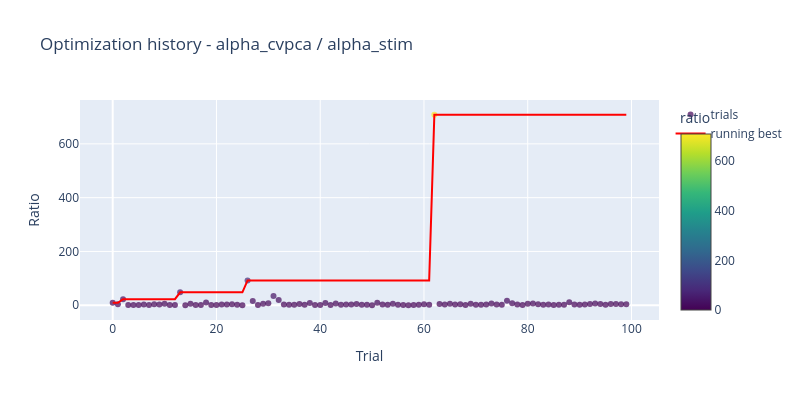
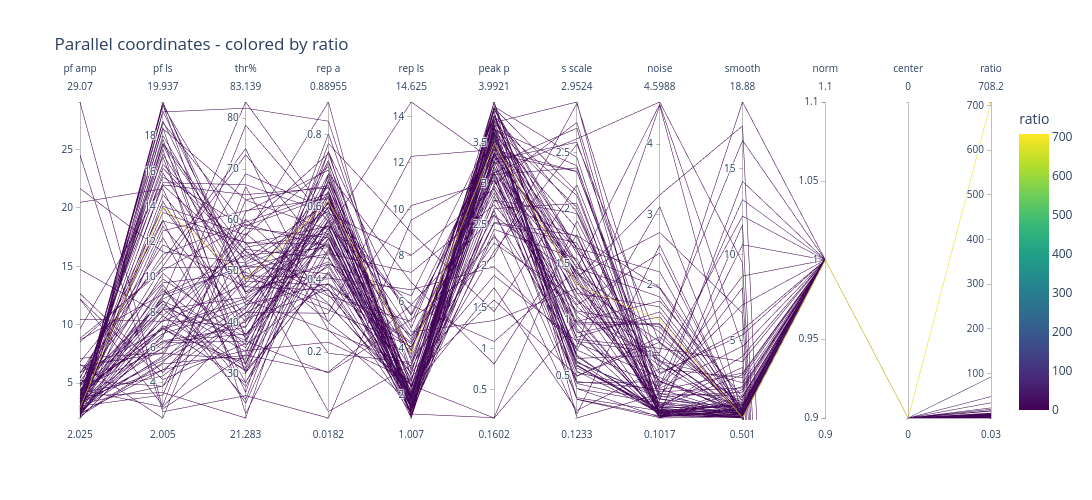

Notebook source saved alongside these figures, in order:
### Code cell
figs = plot_study(study)
figs["history"].show()
figs["parallel"].show()

### Figure 1 — Plotly figure (JSON) as saved in the notebook; plotly's stock layout.template omitted (floating-point values rounded to 4 significant figures)
{"data": [{"hoverinfo": "text", "marker": {"color": [8.909, 3.513, 22.68, 1.012, 1.03, 0.9773, 2.756, 0.9649, 3.33, 2.382, 5.172, 1.07, 1.282, 48.06, 0.2503, 5.349, 0.7459, 1.083, 9.812, 1.064, 1.098, 2.868, 3.052, 3.959, 1.514, 0.0805, 92.18, 15.44, 0.9725, 5.72, 7.159, 34.13, 19.57, 3.025, 1.629, 1.633, 4.743, 1.913, 8.745, 0.5373, 1.363, 8.789, 1.304, 6.446, 1.645, 2.875, 2.704, 4.471, 2.163, 1.965, 0.07424, 9.37, 2.727, 1.799, 5.826, 1.665, 1.03, 0.03162, 1.399, 2.08, 3.356, 1.733, 708.2, 5.116, 2.586, 5.209, 2.465, 4.032, 1.078, 5.176, 2.148, 1.829, 2.408, 6.526, 2.496, 1.595, 16.48, 7.924, 2.91, 1.389, 5.351, 6.639, 3.639, 1.89, 2.875, 1.422, 2.126, 1.552, 11.08, 2.754, 1.633, 2.629, 5.071, 6.926, 4.422, 2.351, 5.09, 5.101, 3.944, 4.2], "colorbar": {"title": {"text": "ratio"}}, "colorscale": [[0, "#440154"], [0.1111, "#482878"], [0.2222, "#3e4989"], [0.3333, "#31688e"], [0.4444, "#26828e"], [0.5556, "#1f9e89"], [0.6667, "#35b779"], [0.7778, "#6ece58"], [0.8889, "#b5de2b"], [1, "#fde725"]], "opacity": 0.7, "showscale": true, "size": 6}, "mode": "markers", "name": "trials", "text": ["trial=0  ratio=8.9085<br>a_cv=4.315  a_st=0.683<br>pf_amp=8.84  ls=10.38  thr=59.2<br>rep_a=0.49  rep_ls=3.15<br>peak_p=2.62  s_scale=1.37<br>noise=3.27  smooth=17.49  norm=False  center=False", "trial=1  ratio=3.5131<br>a_cv=4.663  a_st=0.277<br>pf_amp=24.53  ls=2.36  thr=25.7<br>rep_a=0.02  rep_ls=9.53<br>peak_p=3.13  s_scale=2.62<br>noise=4.60  smooth=9.53  norm=False  center=False", "trial=2  ratio=22.6815<br>a_cv=2.990  a_st=0.100<br>pf_amp=2.95  ls=17.61  thr=53.9<br>rep_a=0.37  rep_ls=2.05<br>peak_p=3.12  s_scale=1.42<br>noise=0.92  smooth=0.54  norm=True  center=False", "trial=3  ratio=1.0115<br>a_cv=1.277  a_st=1.795<br>pf_amp=12.67  ls=4.58  thr=48.4<br>rep_a=0.63  rep_ls=1.18<br>peak_p=2.70  s_scale=2.04<br>noise=0.23  smooth=0.80  norm=False  center=True", "trial=4  ratio=1.0296<br>a_cv=0.932  a_st=0.905<br>pf_amp=29.07  ls=2.53  thr=33.6<br>rep_a=0.15  rep_ls=5.86<br>peak_p=1.09  s_scale=1.45<br>noise=0.26  smooth=0.90  norm=False  center=False", "trial=5  ratio=0.9773<br>a_cv=2.330  a_st=2.524<br>pf_amp=5.43  ls=13.24  thr=26.3<br>rep_a=0.75  rep_ls=1.30<br>peak_p=3.91  s_scale=1.46<br>noise=4.57  smooth=4.66  norm=True  center=True", "trial=6  ratio=2.7557<br>a_cv=2.431  a_st=1.580<br>pf_amp=4.46  ls=2.63  thr=40.7<br>rep_a=0.37  rep_ls=1.19<br>peak_p=2.80  s_scale=1.74<br>noise=0.28  smooth=3.45  norm=False  center=True", "trial=7  ratio=0.9649<br>a_cv=1.851  a_st=1.919<br>pf_amp=12.19  ls=2.71  thr=66.6<br>rep_a=0.26  rep_ls=1.64<br>peak_p=2.39  s_scale=0.16<br>noise=2.56  smooth=0.51  norm=True  center=False", "trial=8  ratio=3.3296<br>a_cv=3.093  a_st=1.644<br>pf_amp=3.92  ls=7.54  thr=58.5<br>rep_a=0.52  rep_ls=1.83<br>peak_p=3.82  s_scale=1.40<br>noise=2.74  smooth=6.60  norm=False  center=False", "trial=9  ratio=2.3820<br>a_cv=4.265  a_st=2.208<br>pf_amp=9.65  ls=15.23  thr=65.0<br>rep_a=0.65  rep_ls=3.89<br>peak_p=3.83  s_scale=1.97<br>noise=0.52  smooth=4.68  norm=False  center=True", "trial=10  ratio=5.1719<br>a_cv=1.501  a_st=0.597<br>pf_amp=2.11  ls=19.37  thr=81.9<br>rep_a=0.84  rep_ls=2.79<br>peak_p=1.59  s_scale=0.50<br>noise=1.18  smooth=1.34  norm=True  center=False", "trial=11  ratio=1.0700<br>a_cv=3.031  a_st=2.834<br>pf_amp=2.22  ls=8.97  thr=51.1<br>rep_a=0.42  rep_ls=2.97<br>peak_p=1.89  s_scale=0.81<br>noise=1.03  smooth=18.88  norm=True  center=False", "trial=12  ratio=1.2817<br>a_cv=0.380  a_st=0.303<br>pf_amp=6.82  ls=10.97  thr=74.0<br>rep_a=0.28  rep_ls=2.42<br>peak_p=0.16  s_scale=0.99<br>noise=1.77  smooth=1.75  norm=True  center=False", "trial=13  ratio=48.0627<br>a_cv=1.466  a_st=0.518<br>pf_amp=3.17  ls=5.40  thr=43.4<br>rep_a=0.55  rep_ls=4.52<br>peak_p=3.11  s_scale=2.36<br>noise=0.56  smooth=13.20  norm=True  center=False", "trial=14  ratio=0.2503<br>a_cv=0.473  a_st=1.955<br>pf_amp=3.29  ls=5.27  thr=41.8<br>rep_a=0.60  rep_ls=5.42<br>peak_p=3.23  s_scale=2.72<br>noise=0.11  smooth=2.15  norm=True  center=False", "trial=15  ratio=5.3491<br>a_cv=5.185  a_st=0.615<br>pf_amp=3.20  ls=3.82  thr=41.9<br>rep_a=0.31  rep_ls=12.28<br>peak_p=3.42  s_scale=2.33<br>noise=0.57  smooth=8.76  norm=True  center=False", "trial=16  ratio=0.7459<br>a_cv=-0.047  a_st=0.853<br>pf_amp=2.63  ls=6.26  thr=36.3<br>rep_a=0.14  rep_ls=5.26<br>peak_p=2.12  s_scale=2.94<br>noise=0.82  smooth=12.24  norm=True  center=False", "trial=17  ratio=1.0832<br>a_cv=1.863  a_st=1.788<br>pf_amp=5.24  ls=3.81  thr=54.7<br>rep_a=0.53  rep_ls=2.12<br>peak_p=3.36  s_scale=2.33<br>noise=0.50  smooth=3.11  norm=True  center=False", "trial=18  ratio=9.8120<br>a_cv=3.258  a_st=0.675<br>pf_amp=2.93  ls=19.88  thr=48.1<br>rep_a=0.39  rep_ls=4.20<br>peak_p=2.94  s_scale=0.98<br>noise=1.45  smooth=0.50  norm=True  center=True", "trial=19  ratio=1.0635<br>a_cv=2.222  a_st=2.089<br>pf_amp=5.91  ls=7.04  thr=31.9<br>rep_a=0.78  rep_ls=9.00<br>peak_p=1.45  s_scale=2.21<br>noise=0.37  smooth=1.11  norm=True  center=False", "trial=20  ratio=1.0984<br>a_cv=1.158  a_st=1.055<br>pf_amp=3.91  ls=3.45  thr=21.3<br>rep_a=0.69  rep_ls=6.85<br>peak_p=0.81  s_scale=1.76<br>noise=0.13  smooth=2.35  norm=True  center=False", "trial=21  ratio=2.8685<br>a_cv=2.992  a_st=0.468<br>pf_amp=2.97  ls=16.98  thr=47.0<br>rep_a=0.37  rep_ls=4.05<br>peak_p=3.05  s_scale=0.85<br>noise=1.61  smooth=0.50  norm=True  center=True", "trial=22  ratio=3.0516<br>a_cv=2.338  a_st=0.591<br>pf_amp=2.03  ls=19.94  thr=45.6<br>rep_a=0.45  rep_ls=4.53<br>peak_p=2.35  s_scale=1.08<br>noise=1.40  smooth=0.73  norm=True  center=True", "trial=23  ratio=3.9588<br>a_cv=4.467  a_st=0.675<br>pf_amp=4.16  ls=13.19  thr=55.7<br>rep_a=0.20  rep_ls=3.41<br>peak_p=3.58  s_scale=1.18<br>noise=0.84  smooth=0.64  norm=True  center=True", "trial=24  ratio=1.5136<br>a_cv=2.098  a_st=1.415<br>pf_amp=2.63  ls=15.36  thr=67.0<br>rep_a=0.58  rep_ls=8.02<br>peak_p=2.94  s_scale=0.44<br>noise=0.62  smooth=1.21  norm=True  center=True", "trial=25  ratio=0.0805<br>a_cv=0.212  a_st=-0.324<br>pf_amp=2.73  ls=5.51  thr=60.2<br>rep_a=0.36  rep_ls=2.40<br>peak_p=2.53  s_scale=1.76<br>noise=1.96  smooth=1.48  norm=True  center=True", "trial=26  ratio=92.1758<br>a_cv=4.274  a_st=0.801<br>pf_amp=3.50  ls=8.77  thr=51.4<br>rep_a=0.53  rep_ls=1.68<br>peak_p=3.59  s_scale=0.62<br>noise=0.41  smooth=0.93  norm=True  center=True", "trial=27  ratio=15.4380<br>a_cv=3.906  a_st=0.491<br>pf_amp=4.77  ls=8.63  thr=37.3<br>rep_a=0.56  rep_ls=1.62<br>peak_p=3.68  s_scale=0.60<br>noise=0.18  smooth=0.98  norm=True  center=False", "trial=28  ratio=0.9725<br>a_cv=0.761  a_st=0.801<br>pf_amp=3.65  ls=10.62  thr=72.8<br>rep_a=0.46  rep_ls=1.03<br>peak_p=3.99  s_scale=0.12<br>noise=0.45  smooth=1.77  norm=True  center=True", "trial=29  ratio=5.7203<br>a_cv=5.053  a_st=0.048<br>pf_amp=8.70  ls=9.03  thr=53.1<br>rep_a=0.49  rep_ls=1.96<br>peak_p=3.48  s_scale=1.20<br>noise=0.35  smooth=14.26  norm=True  center=False", "trial=30  ratio=7.1593<br>a_cv=6.764  a_st=1.563<br>pf_amp=6.62  ls=2.00  thr=61.7<br>rep_a=0.70  rep_ls=1.44<br>peak_p=3.29  s_scale=2.59<br>noise=0.74  smooth=5.34  norm=True  center=False", "trial=31  ratio=34.1347<br>a_cv=3.852  a_st=0.620<br>pf_amp=4.78  ls=8.31  thr=36.5<br>rep_a=0.56  rep_ls=1.56<br>peak_p=3.65  s_scale=0.59<br>noise=0.17  smooth=1.01  norm=True  center=False", "trial=32  ratio=19.5728<br>a_cv=4.112  a_st=0.168<br>pf_amp=2.42  ls=7.24  thr=30.8<br>rep_a=0.54  rep_ls=1.53<br>peak_p=3.58  s_scale=0.69<br>noise=0.17  smooth=0.68  norm=True  center=False", "trial=33  ratio=3.0247<br>a_cv=4.967  a_st=1.697<br>pf_amp=3.65  ls=4.73  thr=42.7<br>rep_a=0.64  rep_ls=2.42<br>peak_p=3.14  s_scale=0.43<br>noise=0.33  smooth=0.94  norm=True  center=False", "trial=34  ratio=1.6287<br>a_cv=5.255  a_st=3.269<br>pf_amp=5.02  ls=6.33  thr=37.7<br>rep_a=0.44  rep_ls=1.80<br>peak_p=2.68  s_scale=0.30<br>noise=0.20  smooth=0.67  norm=False  center=False", "trial=35  ratio=1.6326<br>a_cv=4.236  a_st=2.803<br>pf_amp=21.67  ls=11.43  thr=51.6<br>rep_a=0.04  rep_ls=3.29<br>peak_p=3.72  s_scale=1.65<br>noise=0.99  smooth=0.84  norm=True  center=False", "trial=36  ratio=4.7428<br>a_cv=5.810  a_st=-0.277<br>pf_amp=3.33  ls=12.25  thr=28.3<br>rep_a=0.49  rep_ls=1.41<br>peak_p=2.80  s_scale=1.95<br>noise=0.41  smooth=8.08  norm=False  center=False", "trial=37  ratio=1.9127<br>a_cv=3.178  a_st=1.893<br>pf_amp=4.42  ls=8.14  thr=44.9<br>rep_a=0.61  rep_ls=1.08<br>peak_p=3.17  s_scale=1.25<br>noise=0.26  smooth=3.02  norm=True  center=True", "trial=38  ratio=8.7452<br>a_cv=4.825  a_st=0.783<br>pf_amp=5.93  ls=9.67  thr=49.8<br>rep_a=0.33  rep_ls=2.15<br>peak_p=3.47  s_scale=0.80<br>noise=0.68  smooth=0.60  norm=False  center=False", "trial=39  ratio=0.5373<br>a_cv=0.702  a_st=0.432<br>pf_amp=7.14  ls=5.70  thr=56.9<br>rep_a=0.89  rep_ls=1.30<br>peak_p=2.45  s_scale=1.55<br>noise=0.29  smooth=1.07  norm=True  center=True", "trial=40  ratio=1.3627<br>a_cv=1.443  a_st=0.468<br>pf_amp=2.41  ls=4.74  thr=34.5<br>rep_a=0.23  rep_ls=2.62<br>peak_p=3.92  s_scale=2.15<br>noise=0.16  smooth=11.75  norm=False  center=False", "trial=41  ratio=8.7888<br>a_cv=3.976  a_st=0.278<br>pf_amp=2.51  ls=7.12  thr=28.2<br>rep_a=0.54  rep_ls=1.61<br>peak_p=3.63  s_scale=0.67<br>noise=0.21  smooth=0.78  norm=True  center=False", "trial=42  ratio=1.3035<br>a_cv=4.648  a_st=3.581<br>pf_amp=2.27  ls=7.79  thr=30.5<br>rep_a=0.42  rep_ls=1.28<br>peak_p=3.71  s_scale=0.29<br>noise=0.13  smooth=0.61  norm=True  center=False", "trial=43  ratio=6.4462<br>a_cv=4.398  a_st=0.846<br>pf_amp=3.39  ls=6.38  thr=39.0<br>rep_a=0.69  rep_ls=1.93<br>peak_p=2.85  s_scale=0.63<br>noise=0.15  smooth=0.86  norm=True  center=False", "trial=44  ratio=1.6450<br>a_cv=4.618  a_st=2.839<br>pf_amp=2.83  ls=9.59  thr=24.2<br>rep_a=0.57  rep_ls=1.47<br>peak_p=3.08  s_scale=0.29<br>noise=0.11  smooth=1.58  norm=True  center=False", "trial=45  ratio=2.8746<br>a_cv=3.830  a_st=1.661<br>pf_amp=3.98  ls=7.15  thr=44.7<br>rep_a=0.50  rep_ls=1.14<br>peak_p=3.39  s_scale=0.90<br>noise=0.18  smooth=1.26  norm=True  center=False", "trial=46  ratio=2.7037<br>a_cv=5.472  a_st=2.448<br>pf_amp=20.48  ls=15.02  thr=31.8<br>rep_a=0.64  rep_ls=1.72<br>peak_p=3.83  s_scale=1.34<br>noise=0.25  smooth=4.09  norm=True  center=False", "trial=47  ratio=4.4712<br>a_cv=4.194  a_st=0.971<br>pf_amp=12.21  ls=4.18  thr=35.9<br>rep_a=0.75  rep_ls=4.88<br>peak_p=3.61  s_scale=0.66<br>noise=0.99  smooth=0.74  norm=True  center=False", "trial=48  ratio=2.1635<br>a_cv=3.904  a_st=1.908<br>pf_amp=3.04  ls=3.30  thr=64.0<br>rep_a=0.54  rep_ls=14.62<br>peak_p=3.27  s_scale=0.53<br>noise=0.48  smooth=2.25  norm=True  center=True", "trial=49  ratio=1.9653<br>a_cv=1.759  a_st=0.930<br>pf_amp=2.31  ls=5.14  thr=49.1<br>rep_a=0.40  rep_ls=6.53<br>peak_p=1.99  s_scale=0.76<br>noise=4.55  smooth=0.59  norm=False  center=False", "trial=50  ratio=0.0742<br>a_cv=-0.546  a_st=-0.087<br>pf_amp=4.56  ls=5.96  thr=40.1<br>rep_a=0.58  rep_ls=2.11<br>peak_p=2.18  s_scale=2.57<br>noise=1.17  smooth=1.06  norm=True  center=False", "trial=51  ratio=9.3701<br>a_cv=3.958  a_st=0.685<br>pf_amp=3.56  ls=8.47  thr=34.3<br>rep_a=0.57  rep_ls=1.59<br>peak_p=3.55  s_scale=0.54<br>noise=0.17  smooth=1.05  norm=True  center=False", "trial=52  ratio=2.7268<br>a_cv=4.429  a_st=1.374<br>pf_amp=5.18  ls=9.90  thr=37.6<br>rep_a=0.51  rep_ls=1.53<br>peak_p=3.82  s_scale=1.02<br>noise=0.13  smooth=0.93  norm=True  center=False", "trial=53  ratio=1.7985<br>a_cv=4.474  a_st=2.558<br>pf_amp=4.38  ls=6.79  thr=42.8<br>rep_a=0.61  rep_ls=1.71<br>peak_p=3.77  s_scale=0.39<br>noise=0.32  smooth=0.71  norm=True  center=False", "trial=54  ratio=5.8258<br>a_cv=4.021  a_st=0.326<br>pf_amp=4.92  ls=8.66  thr=24.9<br>rep_a=0.68  rep_ls=3.59<br>peak_p=3.38  s_scale=0.59<br>noise=0.21  smooth=0.56  norm=True  center=False", "trial=55  ratio=1.6648<br>a_cv=3.683  a_st=2.432<br>pf_amp=14.75  ls=7.82  thr=54.3<br>rep_a=0.46  rep_ls=2.91<br>peak_p=3.99  s_scale=0.92<br>noise=0.16  smooth=1.36  norm=True  center=False", "trial=56  ratio=1.0303<br>a_cv=0.479  a_st=0.467<br>pf_amp=5.87  ls=11.83  thr=46.9<br>rep_a=0.55  rep_ls=1.18<br>peak_p=0.16  s_scale=1.89<br>noise=0.62  smooth=0.87  norm=True  center=True", "trial=57  ratio=0.0316<br>a_cv=-0.094  a_st=-0.635<br>pf_amp=3.11  ls=12.88  thr=40.1<br>rep_a=0.73  rep_ls=1.38<br>peak_p=2.99  s_scale=2.77<br>noise=0.40  smooth=2.01  norm=True  center=False", "trial=58  ratio=1.3986<br>a_cv=3.243  a_st=2.349<br>pf_amp=3.94  ls=16.83  thr=30.1<br>rep_a=0.42  rep_ls=2.20<br>peak_p=1.74  s_scale=0.19<br>noise=0.80  smooth=2.85  norm=True  center=False", "trial=59  ratio=2.0797<br>a_cv=5.698  a_st=2.806<br>pf_amp=8.53  ls=10.55  thr=50.9<br>rep_a=0.50  rep_ls=1.26<br>peak_p=3.21  s_scale=0.73<br>noise=0.55  smooth=7.08  norm=True  center=True", "trial=60  ratio=3.3564<br>a_cv=0.868  a_st=-0.123<br>pf_amp=2.03  ls=6.71  thr=57.5<br>rep_a=0.33  rep_ls=1.99<br>peak_p=3.66  s_scale=2.38<br>noise=0.24  smooth=0.68  norm=True  center=False", "trial=61  ratio=1.7326<br>a_cv=1.633  a_st=-0.072<br>pf_amp=2.68  ls=17.49  thr=43.4<br>rep_a=0.39  rep_ls=4.28<br>peak_p=2.97  s_scale=1.14<br>noise=2.45  smooth=0.52  norm=True  center=True", "trial=62  ratio=708.2031<br>a_cv=1.638  a_st=0.152<br>pf_amp=2.90  ls=13.97  thr=48.4<br>rep_a=0.62  rep_ls=3.80<br>peak_p=3.49  s_scale=1.32<br>noise=1.50  smooth=0.53  norm=True  center=True", "trial=63  ratio=5.1163<br>a_cv=4.075  a_st=1.202<br>pf_amp=3.08  ls=15.21  thr=52.3<br>rep_a=0.61  rep_ls=5.48<br>peak_p=3.48  s_scale=1.32<br>noise=1.19  smooth=16.64  norm=True  center=True", "trial=64  ratio=2.5865<br>a_cv=2.924  a_st=1.379<br>pf_amp=10.48  ls=7.49  thr=47.6<br>rep_a=0.66  rep_ls=1.77<br>peak_p=3.35  s_scale=1.47<br>noise=1.82  smooth=0.97  norm=True  center=True", "trial=65  ratio=5.2087<br>a_cv=1.825  a_st=0.463<br>pf_amp=3.64  ls=8.86  thr=83.1<br>rep_a=0.57  rep_ls=2.66<br>peak_p=3.52  s_scale=1.64<br>noise=2.18  smooth=0.63  norm=True  center=True", "trial=66  ratio=2.4653<br>a_cv=4.004  a_st=0.154<br>pf_amp=2.44  ls=14.30  thr=37.6<br>rep_a=0.53  rep_ls=3.75<br>peak_p=3.83  s_scale=1.04<br>noise=0.12  smooth=0.78  norm=True  center=True", "trial=67  ratio=4.0317<br>a_cv=3.173  a_st=0.076<br>pf_amp=2.90  ls=17.26  thr=22.1<br>rep_a=0.48  rep_ls=1.01<br>peak_p=3.26  s_scale=0.89<br>noise=1.54  smooth=0.57  norm=False  center=False", "trial=68  ratio=1.0785<br>a_cv=2.143  a_st=1.989<br>pf_amp=4.76  ls=13.97  thr=41.0<br>rep_a=0.60  rep_ls=4.71<br>peak_p=1.34  s_scale=1.28<br>noise=0.90  smooth=0.69  norm=True  center=True", "trial=69  ratio=5.1759<br>a_cv=4.297  a_st=0.872<br>pf_amp=2.19  ls=5.07  thr=33.6<br>rep_a=0.80  rep_ls=3.05<br>peak_p=3.12  s_scale=0.50<br>noise=1.26  smooth=1.18  norm=True  center=False", "trial=70  ratio=2.1477<br>a_cv=4.708  a_st=2.566<br>pf_amp=3.44  ls=18.87  thr=46.0<br>rep_a=0.44  rep_ls=6.27<br>peak_p=3.68  s_scale=1.52<br>noise=0.72  smooth=5.63  norm=True  center=False", "trial=71  ratio=1.8291<br>a_cv=2.665  a_st=0.405<br>pf_amp=2.56  ls=18.03  thr=49.2<br>rep_a=0.32  rep_ls=4.09<br>peak_p=2.89  s_scale=0.96<br>noise=1.43  smooth=0.50  norm=True  center=True", "trial=72  ratio=2.4081<br>a_cv=1.926  a_st=0.308<br>pf_amp=2.81  ls=19.73  thr=55.3<br>rep_a=0.55  rep_ls=5.89<br>peak_p=2.62  s_scale=0.73<br>noise=3.11  smooth=0.55  norm=True  center=True", "trial=73  ratio=6.5264<br>a_cv=2.993  a_st=-0.168<br>pf_amp=4.18  ls=16.18  thr=53.0<br>rep_a=0.35  rep_ls=5.16<br>peak_p=3.43  s_scale=1.42<br>noise=1.32  smooth=0.63  norm=True  center=True", "trial=74  ratio=2.4959<br>a_cv=3.057  a_st=0.845<br>pf_amp=3.23  ls=5.98  thr=50.5<br>rep_a=0.47  rep_ls=7.28<br>peak_p=2.75  s_scale=1.12<br>noise=0.63  smooth=0.80  norm=True  center=True", "trial=75  ratio=1.5946<br>a_cv=4.753  a_st=3.049<br>pf_amp=3.69  ls=9.35  thr=27.4<br>rep_a=0.51  rep_ls=2.37<br>peak_p=3.57  s_scale=0.83<br>noise=1.09  smooth=3.79  norm=True  center=True", "trial=76  ratio=16.4786<br>a_cv=3.470  a_st=0.246<br>pf_amp=2.92  ls=18.76  thr=58.9<br>rep_a=0.63  rep_ls=1.89<br>peak_p=3.92  s_scale=1.63<br>noise=0.19  smooth=0.50  norm=True  center=False", "trial=77  ratio=7.9237<br>a_cv=4.127  a_st=0.196<br>pf_amp=5.52  ls=11.29  thr=59.6<br>rep_a=0.64  rep_ls=1.56<br>peak_p=3.94  s_scale=2.46<br>noise=0.18  smooth=10.58  norm=True  center=False", "trial=78  ratio=2.9101<br>a_cv=3.095  a_st=0.285<br>pf_amp=2.76  ls=18.42  thr=64.0<br>rep_a=0.66  rep_ls=1.96<br>peak_p=3.73  s_scale=2.11<br>noise=0.28  smooth=0.74  norm=False  center=False", "trial=79  ratio=1.3888<br>a_cv=3.143  a_st=2.280<br>pf_amp=2.37  ls=8.14  thr=69.1<br>rep_a=0.59  rep_ls=1.83<br>peak_p=3.88  s_scale=0.39<br>noise=0.11  smooth=0.95  norm=True  center=False", "trial=80  ratio=5.3505<br>a_cv=1.990  a_st=0.007<br>pf_amp=2.15  ls=12.63  thr=61.9<br>rep_a=0.62  rep_ls=1.36<br>peak_p=3.61  s_scale=1.82<br>noise=0.15  smooth=0.64  norm=True  center=False", "trial=81  ratio=6.6390<br>a_cv=3.602  a_st=1.184<br>pf_amp=3.00  ls=15.91  thr=44.4<br>rep_a=0.26  rep_ls=3.26<br>peak_p=3.28  s_scale=1.63<br>noise=0.17  smooth=0.54  norm=True  center=False", "trial=82  ratio=3.6389<br>a_cv=4.245  a_st=1.299<br>pf_amp=3.29  ls=19.41  thr=48.4<br>rep_a=0.55  rep_ls=4.38<br>peak_p=3.14  s_scale=0.68<br>noise=0.20  smooth=0.59  norm=True  center=False", "trial=83  ratio=1.8895<br>a_cv=3.342  a_st=1.804<br>pf_amp=2.58  ls=14.02  thr=57.1<br>rep_a=0.71  rep_ls=1.51<br>peak_p=3.46  s_scale=0.57<br>noise=0.22  smooth=0.51  norm=True  center=True", "trial=84  ratio=2.8752<br>a_cv=4.094  a_st=1.606<br>pf_amp=3.87  ls=16.41  thr=53.9<br>rep_a=0.28  rep_ls=10.16<br>peak_p=3.03  s_scale=1.07<br>noise=0.91  smooth=2.55  norm=True  center=False", "trial=85  ratio=1.4223<br>a_cv=1.903  a_st=-0.137<br>pf_amp=2.91  ls=10.22  thr=35.6<br>rep_a=0.39  rep_ls=1.65<br>peak_p=3.79  s_scale=1.24<br>noise=1.68  smooth=0.82  norm=True  center=False", "trial=86  ratio=2.1264<br>a_cv=4.174  a_st=2.028<br>pf_amp=3.21  ls=7.56  thr=39.2<br>rep_a=0.57  rep_ls=1.87<br>peak_p=3.34  s_scale=0.45<br>noise=0.52  smooth=0.68  norm=True  center=True", "trial=87  ratio=1.5517<br>a_cv=3.758  a_st=2.594<br>pf_amp=4.15  ls=4.39  thr=41.8<br>rep_a=0.44  rep_ls=1.69<br>peak_p=3.99  s_scale=0.83<br>noise=0.14  smooth=1.69  norm=True  center=False", "trial=88  ratio=11.0803<br>a_cv=4.145  a_st=0.451<br>pf_amp=3.47  ls=17.84  thr=31.8<br>rep_a=0.67  rep_ls=2.06<br>peak_p=3.67  s_scale=1.39<br>noise=0.17  smooth=0.59  norm=False  center=False", "trial=89  ratio=2.7543<br>a_cv=1.133  a_st=1.527<br>pf_amp=6.48  ls=5.67  thr=32.8<br>rep_a=0.68  rep_ls=2.33<br>peak_p=3.68  s_scale=2.01<br>noise=0.16  smooth=0.74  norm=False  center=False", "trial=90  ratio=1.6330<br>a_cv=2.557  a_st=2.069<br>pf_amp=3.47  ls=8.18  thr=31.1<br>rep_a=0.67  rep_ls=2.08<br>peak_p=3.54  s_scale=1.37<br>noise=0.20  smooth=1.30  norm=False  center=False", "trial=91  ratio=2.6291<br>a_cv=2.281  a_st=0.195<br>pf_amp=2.64  ls=18.48  thr=30.0<br>rep_a=0.63  rep_ls=2.56<br>peak_p=3.90  s_scale=1.59<br>noise=1.95  smooth=0.60  norm=False  center=False", "trial=92  ratio=5.0711<br>a_cv=3.896  a_st=1.074<br>pf_amp=3.72  ls=17.54  thr=51.7<br>rep_a=0.59  rep_ls=3.92<br>peak_p=3.74  s_scale=2.95<br>noise=0.14  smooth=0.50  norm=False  center=False", "trial=93  ratio=6.9264<br>a_cv=3.285  a_st=0.781<br>pf_amp=2.45  ls=14.69  thr=46.0<br>rep_a=0.52  rep_ls=1.45<br>peak_p=3.20  s_scale=1.44<br>noise=0.12  smooth=1.01  norm=False  center=False", "trial=94  ratio=4.4218<br>a_cv=2.635  a_st=0.135<br>pf_amp=3.02  ls=19.79  thr=36.6<br>rep_a=0.72  rep_ls=3.48<br>peak_p=2.28  s_scale=1.18<br>noise=0.10  smooth=0.58  norm=True  center=False", "trial=95  ratio=2.3508<br>a_cv=3.377  a_st=1.573<br>pf_amp=4.68  ls=15.69  thr=58.5<br>rep_a=0.75  rep_ls=2.27<br>peak_p=3.42  s_scale=0.62<br>noise=0.38  smooth=0.88  norm=True  center=True", "trial=96  ratio=5.0897<br>a_cv=2.669  a_st=-0.339<br>pf_amp=2.79  ls=6.58  thr=78.6<br>rep_a=0.56  rep_ls=2.01<br>peak_p=2.52  s_scale=1.69<br>noise=0.46  smooth=0.64  norm=True  center=False", "trial=97  ratio=5.1009<br>a_cv=3.762  a_st=0.909<br>pf_amp=3.41  ls=13.67  thr=55.6<br>rep_a=0.50  rep_ls=1.81<br>peak_p=3.61  s_scale=1.29<br>noise=0.25  smooth=1.17  norm=True  center=False", "trial=98  ratio=3.9436<br>a_cv=1.805  a_st=0.498<br>pf_amp=2.30  ls=9.23  thr=35.1<br>rep_a=0.62  rep_ls=1.36<br>peak_p=3.33  s_scale=1.52<br>noise=0.16  smooth=1.44  norm=False  center=True", "trial=99  ratio=4.2002<br>a_cv=5.329  a_st=1.430<br>pf_amp=4.23  ls=7.05  thr=44.0<br>rep_a=0.53  rep_ls=1.25<br>peak_p=3.51  s_scale=0.97<br>noise=0.13  smooth=0.55  norm=True  center=False"], "type": "scatter", "x": [0, 1, 2, 3, 4, 5, 6, 7, 8, 9, 10, 11, 12, 13, 14, 15, 16, 17, 18, 19, 20, 21, 22, 23, 24, 25, 26, 27, 28, 29, 30, 31, 32, 33, 34, 35, 36, 37, 38, 39, 40, 41, 42, 43, 44, 45, 46, 47, 48, 49, 50, 51, 52, 53, 54, 55, 56, 57, 58, 59, 60, 61, 62, 63, 64, 65, 66, 67, 68, 69, 70, 71, 72, 73, 74, 75, 76, 77, 78, 79, 80, 81, 82, 83, 84, 85, 86, 87, 88, 89, 90, 91, 92, 93, 94, 95, 96, 97, 98, 99], "y": [8.909, 3.513, 22.68, 1.012, 1.03, 0.9773, 2.756, 0.9649, 3.33, 2.382, 5.172, 1.07, 1.282, 48.06, 0.2503, 5.349, 0.7459, 1.083, 9.812, 1.064, 1.098, 2.868, 3.052, 3.959, 1.514, 0.0805, 92.18, 15.44, 0.9725, 5.72, 7.159, 34.13, 19.57, 3.025, 1.629, 1.633, 4.743, 1.913, 8.745, 0.5373, 1.363, 8.789, 1.304, 6.446, 1.645, 2.875, 2.704, 4.471, 2.163, 1.965, 0.07424, 9.37, 2.727, 1.799, 5.826, 1.665, 1.03, 0.03162, 1.399, 2.08, 3.356, 1.733, 708.2, 5.116, 2.586, 5.209, 2.465, 4.032, 1.078, 5.176, 2.148, 1.829, 2.408, 6.526, 2.496, 1.595, 16.48, 7.924, 2.91, 1.389, 5.351, 6.639, 3.639, 1.89, 2.875, 1.422, 2.126, 1.552, 11.08, 2.754, 1.633, 2.629, 5.071, 6.926, 4.422, 2.351, 5.09, 5.101, 3.944, 4.2]}, {"line": {"color": "red", "width": 2}, "mode": "lines", "name": "running best", "type": "scatter", "x": [0, 1, 2, 3, 4, 5, 6, 7, 8, 9, 10, 11, 12, 13, 14, 15, 16, 17, 18, 19, 20, 21, 22, 23, 24, 25, 26, 27, 28, 29, 30, 31, 32, 33, 34, 35, 36, 37, 38, 39, 40, 41, 42, 43, 44, 45, 46, 47, 48, 49, 50, 51, 52, 53, 54, 55, 56, 57, 58, 59, 60, 61, 62, 63, 64, 65, 66, 67, 68, 69, 70, 71, 72, 73, 74, 75, 76, 77, 78, 79, 80, 81, 82, 83, 84, 85, 86, 87, 88, 89, 90, 91, 92, 93, 94, 95, 96, 97, 98, 99], "y": [8.909, 8.909, 22.68, 22.68, 22.68, 22.68, 22.68, 22.68, 22.68, 22.68, 22.68, 22.68, 22.68, 48.06, 48.06, 48.06, 48.06, 48.06, 48.06, 48.06, 48.06, 48.06, 48.06, 48.06, 48.06, 48.06, 92.18, 92.18, 92.18, 92.18, 92.18, 92.18, 92.18, 92.18, 92.18, 92.18, 92.18, 92.18, 92.18, 92.18, 92.18, 92.18, 92.18, 92.18, 92.18, 92.18, 92.18, 92.18, 92.18, 92.18, 92.18, 92.18, 92.18, 92.18, 92.18, 92.18, 92.18, 92.18, 92.18, 92.18, 92.18, 92.18, 708.2, 708.2, 708.2, 708.2, 708.2, 708.2, 708.2, 708.2, 708.2, 708.2, 708.2, 708.2, 708.2, 708.2, 708.2, 708.2, 708.2, 708.2, 708.2, 708.2, 708.2, 708.2, 708.2, 708.2, 708.2, 708.2, 708.2, 708.2, 708.2, 708.2, 708.2, 708.2, 708.2, 708.2, 708.2, 708.2, 708.2, 708.2]}], "layout": {"height": 400, "title": {"text": "Optimization history - alpha_cvpca / alpha_stim"}, "width": 800, "xaxis": {"title": {"text": "Trial"}}, "yaxis": {"title": {"text": "Ratio"}}}}

### Figure 2 — Plotly figure (JSON) as saved in the notebook; plotly's stock layout.template omitted (floating-point values rounded to 4 significant figures)
{"data": [{"dimensions": [{"label": "pf amp", "values": [8.841, 24.53, 2.949, 12.67, 29.07, 5.429, 4.46, 12.19, 3.923, 9.653, 2.113, 2.222, 6.82, 3.171, 3.291, 3.202, 2.633, 5.242, 2.929, 5.915, 3.906, 2.966, 2.028, 4.161, 2.63, 2.727, 3.499, 4.767, 3.648, 8.702, 6.625, 4.782, 2.42, 3.647, 5.022, 21.67, 3.333, 4.422, 5.933, 7.139, 2.412, 2.508, 2.267, 3.387, 2.83, 3.984, 20.48, 12.21, 3.04, 2.31, 4.562, 3.556, 5.181, 4.375, 4.925, 14.75, 5.869, 3.114, 3.943, 8.527, 2.025, 2.68, 2.905, 3.081, 10.48, 3.637, 2.439, 2.896, 4.764, 2.192, 3.441, 2.562, 2.814, 4.176, 3.232, 3.69, 2.922, 5.518, 2.758, 2.366, 2.153, 2.998, 3.287, 2.578, 3.873, 2.91, 3.209, 4.154, 3.469, 6.485, 3.471, 2.644, 3.719, 2.449, 3.018, 4.677, 2.788, 3.413, 2.305, 4.229]}, {"label": "pf ls", "values": [10.38, 2.355, 17.61, 4.577, 2.53, 13.24, 2.629, 2.709, 7.537, 15.23, 19.37, 8.966, 10.97, 5.403, 5.273, 3.823, 6.261, 3.806, 19.88, 7.038, 3.447, 16.98, 19.94, 13.19, 15.36, 5.514, 8.771, 8.627, 10.62, 9.032, 2.005, 8.308, 7.242, 4.728, 6.334, 11.43, 12.25, 8.144, 9.671, 5.701, 4.74, 7.122, 7.794, 6.384, 9.586, 7.148, 15.02, 4.178, 3.304, 5.143, 5.955, 8.47, 9.897, 6.793, 8.665, 7.82, 11.83, 12.88, 16.83, 10.55, 6.709, 17.49, 13.97, 15.21, 7.489, 8.855, 14.3, 17.26, 13.97, 5.075, 18.87, 18.03, 19.73, 16.18, 5.98, 9.355, 18.76, 11.29, 18.42, 8.14, 12.63, 15.91, 19.41, 14.02, 16.41, 10.22, 7.563, 4.389, 17.84, 5.667, 8.18, 18.48, 17.54, 14.69, 19.79, 15.69, 6.579, 13.67, 9.226, 7.051]}, {"label": "thr%", "values": [59.18, 25.66, 53.92, 48.41, 33.58, 26.31, 40.67, 66.56, 58.48, 65.01, 81.93, 51.06, 74.01, 43.35, 41.84, 41.93, 36.34, 54.7, 48.06, 31.93, 21.28, 46.95, 45.63, 55.66, 66.95, 60.18, 51.35, 37.28, 72.8, 53.14, 61.65, 36.49, 30.78, 42.69, 37.72, 51.61, 28.26, 44.94, 49.79, 56.87, 34.48, 28.2, 30.48, 39.03, 24.18, 44.65, 31.78, 35.91, 63.95, 49.15, 40.05, 34.27, 37.64, 42.83, 24.89, 54.29, 46.88, 40.09, 30.13, 50.88, 57.49, 43.44, 48.36, 52.34, 47.62, 83.14, 37.58, 22.14, 40.98, 33.55, 45.95, 49.15, 55.28, 53.03, 50.5, 27.43, 58.87, 59.62, 64.03, 69.09, 61.87, 44.44, 48.37, 57.08, 53.86, 35.61, 39.21, 41.82, 31.78, 32.82, 31.11, 30.03, 51.72, 46.01, 36.56, 58.49, 78.6, 55.6, 35.06, 43.96]}, {"label": "rep a", "values": [0.4904, 0.0182, 0.3732, 0.6279, 0.1452, 0.7542, 0.3728, 0.2605, 0.515, 0.6527, 0.8367, 0.4162, 0.2807, 0.5509, 0.5988, 0.3071, 0.1421, 0.5274, 0.3856, 0.7751, 0.6923, 0.3705, 0.4487, 0.1965, 0.5827, 0.3573, 0.534, 0.5599, 0.4625, 0.4877, 0.702, 0.5649, 0.5418, 0.6438, 0.4419, 0.03594, 0.4851, 0.6102, 0.3311, 0.8895, 0.2273, 0.5432, 0.4166, 0.6912, 0.5668, 0.5023, 0.6407, 0.7519, 0.5376, 0.404, 0.583, 0.5651, 0.5137, 0.6128, 0.6758, 0.4583, 0.5473, 0.7283, 0.4218, 0.4952, 0.3336, 0.3889, 0.6162, 0.6133, 0.6575, 0.5723, 0.526, 0.48, 0.6009, 0.8018, 0.4426, 0.3164, 0.5473, 0.3541, 0.4711, 0.5141, 0.6297, 0.6369, 0.6588, 0.5922, 0.6231, 0.2591, 0.5508, 0.7116, 0.2828, 0.3886, 0.5742, 0.4354, 0.674, 0.685, 0.6693, 0.6302, 0.589, 0.5195, 0.7213, 0.7475, 0.5594, 0.4974, 0.6166, 0.5273]}, {"label": "rep ls", "values": [3.15, 9.533, 2.047, 1.177, 5.863, 1.297, 1.19, 1.642, 1.83, 3.887, 2.79, 2.967, 2.422, 4.518, 5.424, 12.28, 5.264, 2.118, 4.202, 9.001, 6.854, 4.05, 4.527, 3.408, 8.02, 2.4, 1.68, 1.624, 1.034, 1.961, 1.437, 1.564, 1.529, 2.424, 1.802, 3.288, 1.406, 1.082, 2.147, 1.295, 2.615, 1.611, 1.284, 1.928, 1.469, 1.141, 1.715, 4.879, 14.62, 6.533, 2.113, 1.593, 1.533, 1.709, 3.59, 2.909, 1.181, 1.382, 2.203, 1.263, 1.99, 4.276, 3.799, 5.482, 1.772, 2.662, 3.747, 1.007, 4.713, 3.055, 6.275, 4.088, 5.889, 5.163, 7.284, 2.366, 1.892, 1.561, 1.962, 1.834, 1.364, 3.261, 4.378, 1.506, 10.16, 1.647, 1.868, 1.689, 2.063, 2.332, 2.085, 2.563, 3.919, 1.455, 3.48, 2.274, 2.009, 1.809, 1.364, 1.254]}, {"label": "peak p", "values": [2.619, 3.135, 3.12, 2.7, 1.088, 3.908, 2.801, 2.387, 3.816, 3.829, 1.591, 1.889, 0.1602, 3.112, 3.234, 3.415, 2.124, 3.364, 2.937, 1.451, 0.8149, 3.048, 2.355, 3.575, 2.944, 2.533, 3.591, 3.677, 3.992, 3.476, 3.288, 3.649, 3.579, 3.142, 2.676, 3.716, 2.802, 3.173, 3.474, 2.448, 3.92, 3.629, 3.708, 2.849, 3.084, 3.385, 3.827, 3.607, 3.275, 1.994, 2.181, 3.55, 3.818, 3.768, 3.375, 3.991, 0.1641, 2.994, 1.739, 3.212, 3.661, 2.974, 3.488, 3.477, 3.354, 3.521, 3.827, 3.265, 1.342, 3.115, 3.681, 2.891, 2.624, 3.427, 2.746, 3.572, 3.916, 3.937, 3.733, 3.882, 3.607, 3.277, 3.142, 3.461, 3.034, 3.787, 3.344, 3.992, 3.667, 3.677, 3.545, 3.904, 3.743, 3.201, 2.282, 3.421, 2.524, 3.614, 3.329, 3.507]}, {"label": "s scale", "values": [1.369, 2.623, 1.423, 2.045, 1.452, 1.459, 1.743, 0.1583, 1.397, 1.968, 0.5018, 0.8089, 0.9888, 2.362, 2.719, 2.331, 2.94, 2.33, 0.9821, 2.21, 1.763, 0.8451, 1.082, 1.178, 0.4407, 1.757, 0.6176, 0.5981, 0.1233, 1.2, 2.592, 0.5901, 0.6875, 0.4322, 0.3048, 1.649, 1.955, 1.246, 0.7952, 1.549, 2.148, 0.6735, 0.2924, 0.6336, 0.2895, 0.9049, 1.344, 0.6574, 0.532, 0.7572, 2.574, 0.5423, 1.019, 0.3865, 0.593, 0.9227, 1.89, 2.769, 0.1912, 0.7313, 2.381, 1.136, 1.318, 1.324, 1.468, 1.643, 1.041, 0.8872, 1.283, 0.4957, 1.516, 0.965, 0.7298, 1.419, 1.123, 0.828, 1.633, 2.456, 2.114, 0.3867, 1.821, 1.626, 0.6758, 0.5709, 1.073, 1.238, 0.4487, 0.8275, 1.391, 2.009, 1.365, 1.594, 2.952, 1.437, 1.184, 0.6244, 1.69, 1.294, 1.517, 0.9694]}, {"label": "noise", "values": [3.274, 4.599, 0.9242, 0.2277, 0.2602, 4.565, 0.2824, 2.561, 2.742, 0.5249, 1.18, 1.027, 1.767, 0.5608, 0.1075, 0.5686, 0.8242, 0.4984, 1.448, 0.3657, 0.1256, 1.612, 1.395, 0.8418, 0.6159, 1.959, 0.4118, 0.178, 0.4468, 0.3534, 0.7441, 0.1727, 0.1664, 0.3269, 0.2034, 0.9942, 0.4105, 0.2606, 0.6802, 0.2915, 0.1557, 0.2096, 0.1309, 0.1503, 0.1056, 0.184, 0.2454, 0.9935, 0.4764, 4.549, 1.168, 0.1741, 0.1324, 0.3162, 0.2149, 0.1581, 0.6234, 0.4024, 0.8035, 0.5514, 0.2445, 2.448, 1.497, 1.185, 1.825, 2.181, 0.1212, 1.541, 0.9037, 1.257, 0.7237, 1.433, 3.11, 1.322, 0.6275, 1.093, 0.1909, 0.1815, 0.2798, 0.1127, 0.1472, 0.1729, 0.1956, 0.2249, 0.9132, 1.685, 0.5158, 0.142, 0.1659, 0.1635, 0.1969, 1.949, 0.1411, 0.1178, 0.1017, 0.3773, 0.4563, 0.2485, 0.1614, 0.132]}, {"label": "smooth", "values": [17.49, 9.534, 0.5359, 0.8045, 0.8988, 4.656, 3.445, 0.5087, 6.601, 4.682, 1.336, 18.88, 1.749, 13.2, 2.153, 8.758, 12.24, 3.114, 0.5042, 1.114, 2.346, 0.5049, 0.7345, 0.6389, 1.206, 1.478, 0.9318, 0.9778, 1.766, 14.26, 5.338, 1.008, 0.6775, 0.941, 0.6733, 0.8417, 8.08, 3.018, 0.5986, 1.068, 11.75, 0.7834, 0.6061, 0.8585, 1.581, 1.264, 4.094, 0.7436, 2.25, 0.5885, 1.055, 1.045, 0.9303, 0.7122, 0.5551, 1.359, 0.8664, 2.008, 2.851, 7.082, 0.6818, 0.5205, 0.5258, 16.64, 0.9677, 0.6345, 0.7836, 0.5721, 0.6938, 1.18, 5.633, 0.5031, 0.5527, 0.6344, 0.7998, 3.787, 0.5013, 10.58, 0.74, 0.95, 0.6445, 0.5415, 0.5891, 0.5109, 2.552, 0.821, 0.6753, 1.695, 0.5925, 0.7357, 1.303, 0.6004, 0.5043, 1.008, 0.5767, 0.8819, 0.6398, 1.171, 1.443, 0.5531]}, {"label": "norm", "values": [false, false, true, false, false, true, false, true, false, false, true, true, true, true, true, true, true, true, true, true, true, true, true, true, true, true, true, true, true, true, true, true, true, true, false, true, false, true, false, true, false, true, true, true, true, true, true, true, true, false, true, true, true, true, true, true, true, true, true, true, true, true, true, true, true, true, true, false, true, true, true, true, true, true, true, true, true, true, false, true, true, true, true, true, true, true, true, true, false, false, false, false, false, false, true, true, true, true, false, true]}, {"label": "center", "values": [false, false, false, true, false, true, true, false, false, true, false, false, false, false, false, false, false, false, true, false, false, true, true, true, true, true, true, false, true, false, false, false, false, false, false, false, false, true, false, true, false, false, false, false, false, false, false, false, true, false, false, false, false, false, false, false, true, false, false, true, false, true, true, true, true, true, true, false, true, false, false, true, true, true, true, true, false, false, false, false, false, false, false, true, false, false, true, false, false, false, false, false, false, false, false, true, false, false, true, false]}, {"label": "ratio", "values": [8.909, 3.513, 22.68, 1.012, 1.03, 0.9773, 2.756, 0.9649, 3.33, 2.382, 5.172, 1.07, 1.282, 48.06, 0.2503, 5.349, 0.7459, 1.083, 9.812, 1.064, 1.098, 2.868, 3.052, 3.959, 1.514, 0.0805, 92.18, 15.44, 0.9725, 5.72, 7.159, 34.13, 19.57, 3.025, 1.629, 1.633, 4.743, 1.913, 8.745, 0.5373, 1.363, 8.789, 1.304, 6.446, 1.645, 2.875, 2.704, 4.471, 2.163, 1.965, 0.07424, 9.37, 2.727, 1.799, 5.826, 1.665, 1.03, 0.03162, 1.399, 2.08, 3.356, 1.733, 708.2, 5.116, 2.586, 5.209, 2.465, 4.032, 1.078, 5.176, 2.148, 1.829, 2.408, 6.526, 2.496, 1.595, 16.48, 7.924, 2.91, 1.389, 5.351, 6.639, 3.639, 1.89, 2.875, 1.422, 2.126, 1.552, 11.08, 2.754, 1.633, 2.629, 5.071, 6.926, 4.422, 2.351, 5.09, 5.101, 3.944, 4.2]}], "line": {"color": [8.909, 3.513, 22.68, 1.012, 1.03, 0.9773, 2.756, 0.9649, 3.33, 2.382, 5.172, 1.07, 1.282, 48.06, 0.2503, 5.349, 0.7459, 1.083, 9.812, 1.064, 1.098, 2.868, 3.052, 3.959, 1.514, 0.0805, 92.18, 15.44, 0.9725, 5.72, 7.159, 34.13, 19.57, 3.025, 1.629, 1.633, 4.743, 1.913, 8.745, 0.5373, 1.363, 8.789, 1.304, 6.446, 1.645, 2.875, 2.704, 4.471, 2.163, 1.965, 0.07424, 9.37, 2.727, 1.799, 5.826, 1.665, 1.03, 0.03162, 1.399, 2.08, 3.356, 1.733, 708.2, 5.116, 2.586, 5.209, 2.465, 4.032, 1.078, 5.176, 2.148, 1.829, 2.408, 6.526, 2.496, 1.595, 16.48, 7.924, 2.91, 1.389, 5.351, 6.639, 3.639, 1.89, 2.875, 1.422, 2.126, 1.552, 11.08, 2.754, 1.633, 2.629, 5.071, 6.926, 4.422, 2.351, 5.09, 5.101, 3.944, 4.2], "colorbar": {"title": {"text": "ratio"}}, "colorscale": [[0, "#440154"], [0.1111, "#482878"], [0.2222, "#3e4989"], [0.3333, "#31688e"], [0.4444, "#26828e"], [0.5556, "#1f9e89"], [0.6667, "#35b779"], [0.7778, "#6ece58"], [0.8889, "#b5de2b"], [1, "#fde725"]], "showscale": true}, "type": "parcoords"}], "layout": {"height": 500, "title": {"text": "Parallel coordinates - colored by ratio"}, "width": 1200}}
